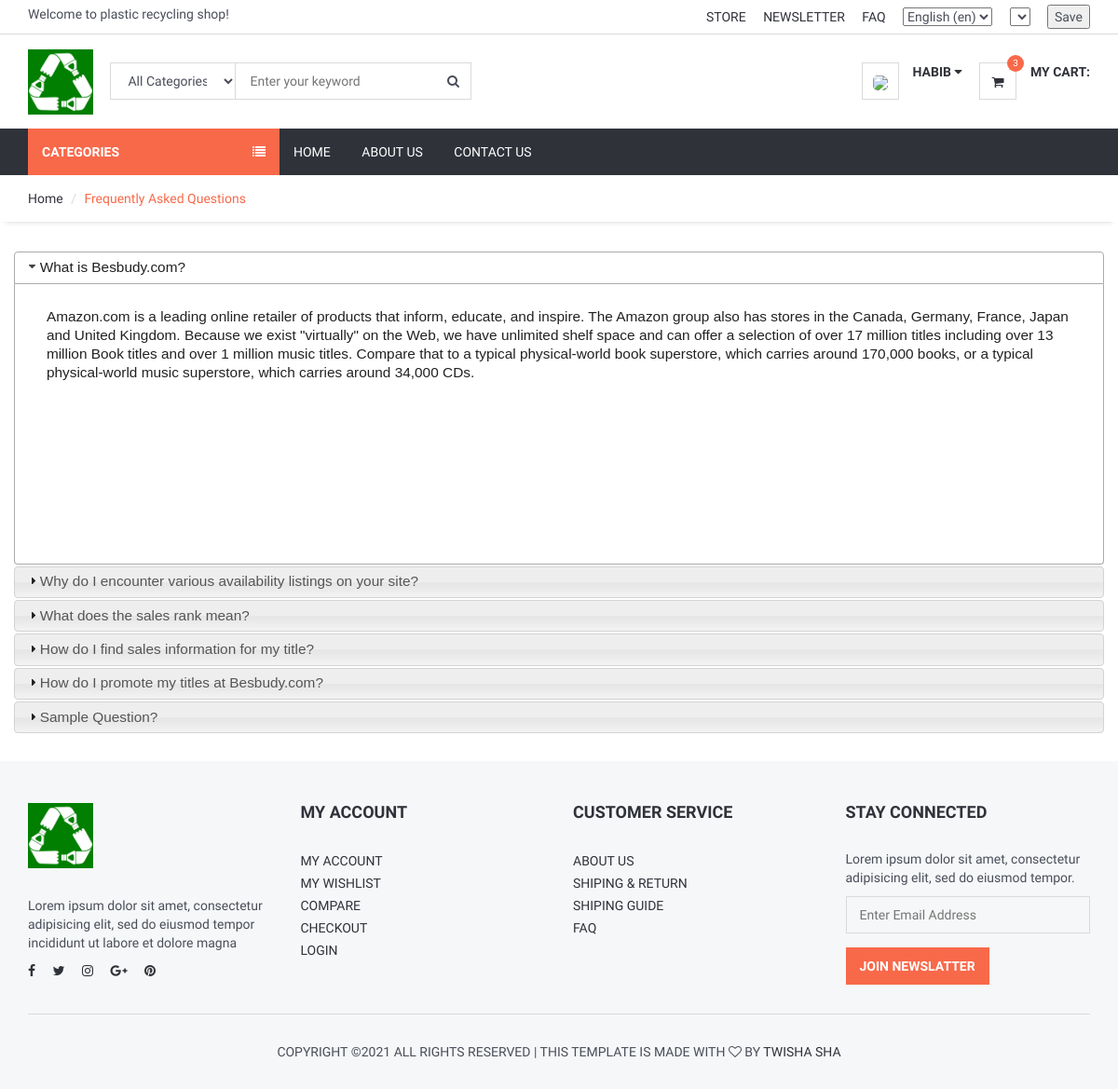
The app's page /faq/ (signed in) with its own data.
### home/models.py (models this page shows, shortened)
class FAQ(models.Model):
    STATUS = (
        ('True', 'True'),
        ('False', 'False'),
    )
    lang =  models.CharField(max_length=6, choices=langlist, blank=True, null=True)
    ordernumber = models.IntegerField()
    question = models.CharField(max_length=200)
    answer = RichTextUploadingField()
    status=models.CharField(max_length=10, choices=STATUS)
    create_at=models.DateTimeField(auto_now_add=True)
    update_at=models.DateTimeField(auto_now=True)

### home/views.py (the view)
# urls.py: path('faq/', views.faq, name='faq'),
def faq(request):
    defaultlang = settings.LANGUAGE_CODE[0:2]
    currentlang = request.LANGUAGE_CODE[0:2]
    if defaultlang==currentlang:
        faq = FAQ.objects.filter(status="True",lang=defaultlang).order_by("ordernumber")
    else:
        faq = FAQ.objects.filter(status="True",lang=currentlang).order_by("ordernumber")
    context = {
        'faq': faq,
    }
    return render(request, 'faq.html', context)

### home/templatetags/myapptags.py (called while the page is built)
@register.simple_tag
def shopcartcount(userid):
    count = ShopCart.objects.filter(user_id=userid).count()
    return count

### home/templates/faq.html (shortened to what this page needs)
{% extends 'homebase.html' %}
{% block sidebar %} {% include 'sidebar.html' %} {% endblock %}
{% block body %}
    <div id="breadcrumb">
        <div class="container">
            <ul class="breadcrumb">
                <li><a href="/">Home</a></li>
                <li class="active">Frequently Asked Questions</li>
            </ul>
        </div>
    </div>
    <div class="section">
        <div class="container">
            <div class="row">
                <div id="accordion">
                    {% for rs in faq %}
                        <h3>{{ rs.question }}</h3>
                        <div>
                            <p>
                                {{ rs.answer | safe }}
                            </p>
                        </div>
                    {% endfor %}
                </div>
            </div>
        </div>
    </div>
{% endblock %}

### home/templates/header.html (shortened to what this page needs)
{% load static %}
{% load i18n %}
{% load currency %}
<header>
    <div id="top-header">
        <div class="container">
            <div class="pull-left">
                <span>{% trans "Welcome to plastic recycling shop!" %}</span>
            </div>
            <div class="pull-right">
                <ul class="header-top-links">
                    <li><a href="#">{% trans "Store" %}</a></li>
                    <li><a href="#">{% trans "Newsletter" %}</a></li>
                    <li><a href="{% url 'faq' %}">{% trans "FAQ" %}</a></li>
                    <li class="dropdown default-dropdown">
                        <form action="{% url 'selectlanguage' %}" method="post">{% csrf_token %}
                            <select name="language" onchange="submit()" >
                                {% get_current_language as LANGUAGE_CODE %}
                                {% get_available_languages as LANGUAGES %}
                                {% get_language_info_list for LANGUAGES as languages %}
                                {% for language in languages %}
                                    <option value="{{ language.code }}"{% if language.code == LANGUAGE_CODE %} selected{% endif %}>
                                        {{ language.name_local }} ({{ language.code }})
                                    </option>
                                {% endfor %}
                            </select>
                        </form>
                    </li>
                    <li class="dropdown default-dropdown">
                        <form id="currency_switcher" method="POST" action="{% url 'selectcurrency' %}">
                            <select name="currency" onchange="submit()" >
                            </select>
                        </form>
                    </li>
                    <li class="dropdown default-dropdown">
                        <form id="currency_switcher" method="POST" action="{% url 'savelangcur' %}">
                            <input type="submit" value="Save" />
                        </form>
                    </li>
                </ul>
            </div>
        </div>
    </div>
    <div id="header">
        <div class="container">
            <div class="pull-left">
                <div class="header-logo">
                    <a class="logo" href="{% url 'home' %}">
                        <img src="{% static '' %}img/logo.png" alt="">
                    </a>
                </div>
                <div class="header-search">
                    <form action="/search/" method="post">
                        <input id="query" name="query" class="input search-input" type="text" placeholder="Enter your keyword">
                        <select name="catid"  class="input search-categories">
                            <option value="0">{% trans "All Categories" %}</option>
                        </select>
                        <button class="search-btn"><i class="fa fa-search"></i></button>
                    </form>
                </div>
            </div>
            <div class="pull-right" >
                <ul class="header-btns">
                    <li class="header-account dropdown default-dropdown">
                        {% if user.id is not None %}
                            <div class="dropdown-toggle" role="button" data-toggle="dropdown" aria-expanded="true">
                                <div class="header-btns-icon">
                                    <img src="{{ request.session.userimage }}" style="height: 40px; border-radius: 30%">
                                </div>
                                <strong class="text-uppercase">{{ user.first_name }} <i class="fa fa-caret-down"></i></strong>
                            </div>
                        {% else %}
                            <a href="{% url 'login' %}" class="text-uppercase">Login</a> / <a href="{% url 'signup' %}" class="text-uppercase">Sign Up</a>
                        {% endif %}
                    </li>
                    <li class="header-cart dropdown default-dropdown">
                        <a href="{% url 'shopcart'%}" >
                            <div class="header-btns-icon">
                                <i class="fa fa-shopping-cart"></i>
                                {% load myapptags %}
                                {% shopcartcount user.id as count %}
                                <span class="qty">{{ count }}</span>
                            </div>
                            <strong class="text-uppercase">{% trans "My Cart:" %}</strong>
                            <br>
                        </a>
                    </li>
                </ul>
            </div>
        </div>
    </div>
</header>

### home/static/css/style.css (style rules this page uses)
body { font-family: 'Hind', sans-serif; color: #4A4E5A; overflow-x: hidden; }
h1, h2, h3, h4, h5, h6 { color: #30323A; margin: 0 0 10px; font-weight: 700; }
a { color: #30323A; -webkit-transition: 0.3s color; transition: 0.3s color; }
strong { color: #30323A; }
ul, ol { margin: 0; padding: 0; list-style: none }
.input { width: 100%; height: 40px; padding: 0px 15px; border: none; background-color: transparent; -webkit-box-shadow: 0px 0px 0px 1px #DADADA inset, 0px 0px 0px 5px transparent; box-shadow: 0px 0px 0px 1px #DADADA inset, 0px 0px 0px 5px transparent; -webkit-transition: 0.3s all; transition: 0.3s all; }
.section { padding-top: 30px; padding-bottom: 30px; }
#breadcrumb { -webkit-box-shadow: 0px 6px 6px -6px rgba(0, 0, 0, 0.175); box-shadow: 0px 6px 6px -6px rgba(0, 0, 0, 0.175); }
.breadcrumb { background-color: transparent; border: none; border-radius: 0px; padding: 15px 0px; margin: 0; }
.breadcrumb>.active { color: #F8694A; }
.breadcrumb>li+li:before { color: #DADADA; }
#header { padding-top: 15px; padding-bottom: 15px; }
#top-header { padding-top: 5px; padding-bottom: 5px; border-bottom: 1px solid #DADADA; }
.header-top-links>li { display: inline-block; }
.header-top-links>li+li { margin-left: 15px; }
.header-top-links>li>a { cursor: pointer; text-transform: uppercase; }
.header-logo { display: inline-block; margin-right: 15px; }
.header-logo .logo>img { width: 100%; max-height: 70px; }
.header-search { display: inline-block; padding: 15px 0px; max-width: 400px; }
.header-search>form { position: relative; }
.header-search>form .search-input { padding-left: 150px; padding-right: 45px; }
.header-search>form .search-categories { position: absolute; left: 0px; top: 0px; width: 135px; }
.header-search>form .search-btn { position: absolute; top: 0px; right: 0px; width: 40px; height: 40px; background-color: transparent; border: none; }
.header-btns>li { display: inline-block; vertical-align: top; padding: 15px 0px; }
.header-btns>li+li { margin-left: 15px; }
.header-btns>li .header-btns-icon { position: relative; float: left; margin-right: 15px; width: 40px; height: 40px; line-height: 40px; text-align: center; color: #30323A; background-color: #FFF; border: 1px solid #DADADA; }
.header-btns .dropdown-toggle { display: block; cursor: pointer; }
.header-cart .header-btns-icon .qty { position: absolute; right: -9px; top: -9px; width: 18px; height: 18px; line-height: 18px; text-align: center; font-size: 10px; background: #F8694A; color: #FFF; border-radius: 50%; }

### records on screen
FAQ: question "What is Besbudy.com?", answer "Amazon.com is a leading online retailer of products that inform, educate, and inspire. The Amazon group also has stores in the Canada, Germany, France, Japan and United Kingdom. Because we exist \"virtually\" on the Web, we have unlimited shelf space and can offer a selection of over 17 million titles including over 13 million Book titles and over 1 million music titles. Compare that to a typical physical-world book superstore, which carries around 170,000 books, or a typical physical-world music superstore, which carries around 34,000 CDs."
FAQ: question "Why do I encounter various availability listings on your site?"
FAQ: question "What does the sales rank mean?"
FAQ: question "How do I find sales information for my title?"
FAQ: question "How do I promote my titles at Besbudy.com?"
FAQ: question "Sample Question?"

### other values on screen
{{ user.first_name }} "HABIB"
{{ count }} "3"
form field language "English (en)"
